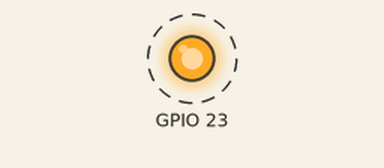
Bench run of a sketch on a simulated ESP32. Parts: output pins drawn as LEDs (lit = HIGH). Dashed ring = blinking. What the sketch prints to the serial monitor is not drawn.

Above: at 0.2 s.
Timing chart, 0 to 3.0 s (numbered marks = the images above):
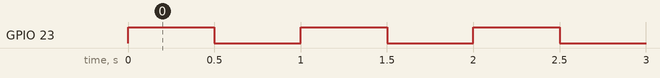

The sketch:

iotcloud_led_blink.ino
```cpp
class LEDBlinker {
  private:
    int pin;

  public:
    // Constructor to initialize the pin
    LEDBlinker(int p) {
      pin = p;
      pinMode(pin, OUTPUT); // Set the pin mode
    }

    // Method to turn the LED on
    void turnOn() {
      digitalWrite(pin, HIGH);
    }

    // Method to turn the LED off
    void turnOff() {
      digitalWrite(pin, LOW);
    }

    // Method to blink the LED with a specified delay
    void blink(int delayTime) {
      turnOn();
      delay(delayTime);
      turnOff();
      delay(delayTime);
    }
};

LEDBlinker led(23); // Create an object of LEDBlinker with the LED pin set to 32

void setup() {
  Serial.begin(115200);
  Serial.println("Hello, ESP32!");
}

void loop() {
  led.blink(500); // Blink the LED with a 500ms delay
}
```

Measured:
- by itself, GPIO 23: alternates HIGH for 0.50 s and LOW for 0.50 s
